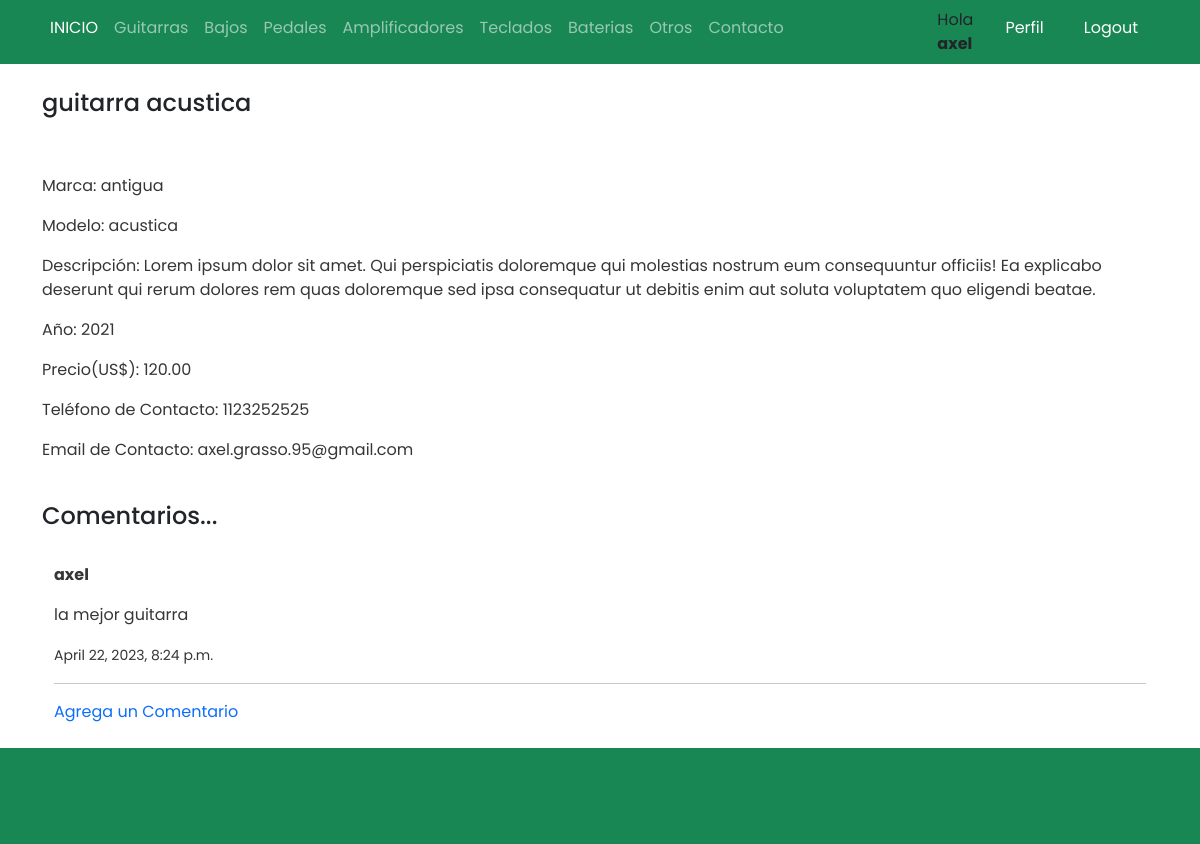
Screenshot of /pedalDetalle/88/ (signed in) with the database file from the repository.
### Base/models.py (models this page shows, shortened)
class Instrumento(models.Model):
    instrumentoSeleccion = (
    ('guitarra','Guitarra'),
    ('bajo', 'Bajo'),
    ('pedal','Pedal'),
    ('bateria','Bateria'),
    ('teclado','Teclado'),
    ('amplificador','Amplificador'),
    ('otro', 'Otro'),
    )
    usuario = models.ForeignKey(User, on_delete=models.CASCADE, null=True, blank=True)
    titulo = models.CharField(max_length=200)
    instrumento = models.CharField(max_length=15, choices=instrumentoSeleccion, default='guitarra')
    marca = models.CharField(max_length=40)
    modelo = models.CharField(max_length=40)
    descripcion = models.TextField(null=True, blank=True)
    year = models.IntegerField()
    precio = models.DecimalField(max_digits=10, decimal_places=2)
    fechaPublicacion = models.DateTimeField(auto_now_add=True)
    telefonoContacto = models.IntegerField()
    emailContacto = models.EmailField()
    imagenInstrumento = models.ImageField(null=True, blank=True, upload_to="imagenes/")
    class Meta:
        ordering = ['usuario', '-fechaPublicacion']

class Comentario(models.Model):
    comentario = models.ForeignKey(Instrumento, related_name='comentarios', on_delete=models.CASCADE, null=True)
    nombre = models.CharField(max_length=40)
    mensaje = models.TextField(null=True, blank=True)
    fechaComentario = models.DateTimeField(auto_now_add=True)
    class Meta:
        ordering = ['-fechaComentario']

### Base/views.py (the view)
# urls.py: path('pedalDetalle/<int:pk>/', PedalDetalle.as_view(), name='pedal'),
class PedalDetalle(LoginRequiredMixin, DetailView):
    model = Instrumento
    context_object_name = 'pedal'
    template_name = 'Base/pedalDetalle.html'

### Base/templates/Base/pedalDetalle.html
{% extends 'Base/home.html' %}
{% block content %}
<br>
<br>
<div class="container">
<p><h4>{{pedal.titulo}}</h4></p>
{% if pedal.imagenInstrumento %}
    <p><img src="{{pedal.imagenInstrumento.url}}" alt=""></p>
{% endif %}
<p>Marca: {{pedal.marca}}</p>
<p>Modelo: {{pedal.modelo}}</p>
<p>Descripción: {{pedal.descripcion}}</p>
<p>Año: {{pedal.year}}</p>
<p>Precio(US$): {{pedal.precio}}</p>
<p>Teléfono de Contacto: {{pedal.telefonoContacto}}</p>
<p>Email de Contacto: {{pedal.emailContacto}}</p>
</div>
<br>
<div class="container">
    <h4>Comentarios...</h4>
    <br>
    <div class="container">
    {% if not pedal.comentarios.all %}
        No han comentado este instrumento
    {% else %}
        {% for comentario in pedal.comentarios.all %}
        <p><strong>{{comentario.nombre}}</strong></p>
        <p>{{comentario.mensaje}}</p>
        <p><small>{{comentario.fechaComentario}}</small></p>
        <hr>
        {% endfor %}
    {% endif %}
    <a href="{% url 'comentario' pedal.pk %}">Agrega un Comentario</a>
    </div>
</div>
<br>
{% endblock %}

### Base/templates/Base/home.html (shortened to what this page needs)
{% load static %}
<!DOCTYPE html>
<html lang="en">
<head>
    <link href="https://cdn.jsdelivr.net/npm/bootstrap@5.0.2/dist/css/bootstrap.min.css" rel="stylesheet"
>
    <link rel="stylesheet" href="https://cdn.jsdelivr.net/npm/bootstrap-icons@1.3.0/font/bootstrap-icons.css">
    <link rel="stylesheet" type="text/css" href="{% static 'style.css' %}">
</head>
<body>
    <nav class="navbar navbar-expand-sm bg-success navbar-dark py-2 fixed-top">
      <div class="container">
            <div class="collapse navbar-collapse" id="navmenu">
              <ul class="navbar-nav mr-auto">
                <li class="nav-item">
                  <a class="nav-link" href="{% url 'home' %}"><span class="text-white">INICIO</span></a>
                </li>
                <li class="nav-item">
                  <a class="nav-link" href="{% url 'guitarras' %}">Guitarras</a>
                </li>
                <li class="nav-item">
                  <a class="nav-link" href="{% url 'bajos' %}">Bajos</a>
                </li>
                <li class="nav-item">
                  <a class="nav-link" href="{% url 'pedales' %}">Pedales</a>
                </li>
                <li class="nav-item">
                  <a class="nav-link" href="{% url 'amplificadores' %}">Amplificadores</a>
                </li>
                <li class="nav-item">
                  <a class="nav-link" href="{% url 'teclados' %}">Teclados</a>
                </li>
                <li class="nav-item">
                  <a class="nav-link" href="{% url 'baterias' %}">Baterias</a>
                </li>
                <li class="nav-item">
                  <a class="nav-link" href="{% url 'otros' %}">Otros</a>
                </li>
                <li class="nav-item">
                  <a class="nav-link" href="{% url 'acerca_de_mi' %}">Contacto</a>
                </li>
                <div class="container"></div>
                <div class="container"></div>
                <div class="container"></div>
                <div class="container"></div>
                <div class="container"></div>
                {% if request.user.is_authenticated %}
                <div class="container">
                <li class="nav-item">
                  <span class="text-dark"> Hola <strong>{{request.user.first_name}}</strong></span>
                </li>
                </div>
                <div class="container">
                <li class="nav-item">
                  <a class="nav-link" href="{% url 'editar_perfil' %}"><span class="text-white">Perfil</span></a>
                </li>
                </div>
                <div class="container">
                <li class="nav-item">
                  <a class="nav-link" href="{% url 'logout' %}"><span class="text-white">Logout</span></a>
                </li>
                </div>
              {% endif %}
           </ul>
          </div>
      </div>
  </nav>
      {% block content %}{% endblock %}
  <footer class="p-5 bg-success text-white text-center position-relative">
  </footer>
</body>
</html>

### Base/static/style.css (style rules this page uses)
body { background-color: white; font-family: 'Poppins', 'Nunito', sans-serif; padding-top: 25px; }
a { text-decoration: none; }
li { text-decoration: none; }
p { color: #363636; }

### rows the page displays
Instrumento: titulo "guitarra acustica", marca "antigua", modelo "acustica", descripcion "Lorem ipsum dolor sit amet. Qui perspiciatis doloremque qui molestias nostrum eum consequuntur officiis! Ea explicabo deserunt qui rerum dolores rem quas doloremque sed ipsa consequatur ut debitis enim aut soluta voluptatem quo eligendi beatae.", year "2021", precio "120.00", telefonoContacto "1123252525", emailContacto "axel.grasso.95@gmail.com"
Comentario: nombre "axel", mensaje "la mejor guitarra", fechaComentario "April 22, 2023, 8:24 p.m."

### other values shown
{{ request.user.first_name }} "axel"
